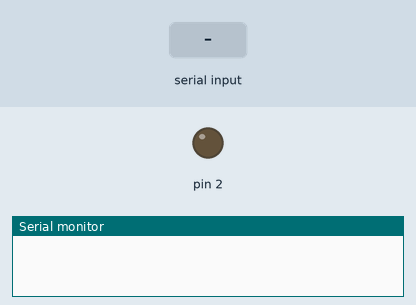
Recording of a sketch running on a simulated Arduino Uno, built with avr-gcc and run on an emulated ATmega328P. On the bench: output pins drawn as LEDs (lit = HIGH), the last lines printed to the serial monitor. The test bench sets the inputs (shaded band).

Above: at 1.2 s.
1.3 s: byte 30 received over Serial
At 1.7 s:
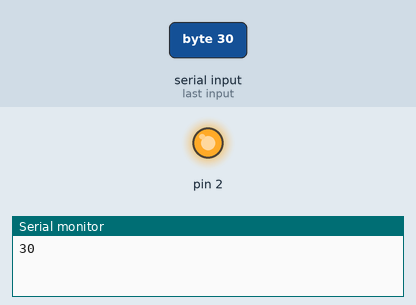
Timing chart, 0 to 4.3 s (numbered marks = the images above; inputs shaded):
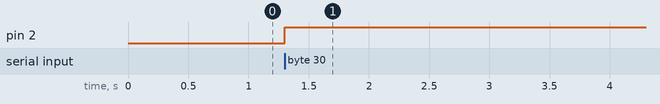

The sketch:

RELAY_WITH_BLUETOOTH.ino
```cpp
byte val;
void setup()
{
  Serial.begin(9600);
  pinMode(2,OUTPUT);
}
void loop()
{
  int a=0;
  if (Serial.available())
  {
    val = Serial.read();
    Serial.println(int(val));
    if (int(val)=49)
    digitalWrite(2,HIGH);
    else if (int(val)=50)
    digitalWrite(2,LOW);
  }
}
```

Measured:
- after the input at 1.3 s, pin 2: LOW → HIGH at once
